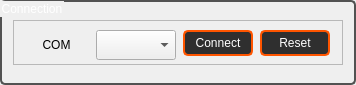
            <widget class="QGroupBox" name="groupBox">
             <property name="maximumSize">
              <size>
               <width>1000</width>
               <height>85</height>
              </size>
             </property>
             <property name="styleSheet">
              <string notr="true">QGroupBox  {
	color: white;
	border-style: solid;	
	border-width:2px; 
	border-color:	rgb(82,82,82);
	border-radius:5px;
}
</string>
             </property>
             <property name="title">
              <string>Connection</string>
             </property>
             <layout class="QHBoxLayout" name="horizontalLayout">
              <item>
               <widget class="QFrame" name="frame_5">
                <property name="minimumSize">
                 <size>
                  <width>330</width>
                  <height>45</height>
                 </size>
                </property>
                <property name="maximumSize">
                 <size>
                  <width>380</width>
                  <height>45</height>
                 </size>
                </property>
                <property name="frameShape">
                 <enum>QFrame::StyledPanel</enum>
                </property>
                <property name="frameShadow">
                 <enum>QFrame::Raised</enum>
                </property>
                <layout class="QHBoxLayout" name="horizontalLayout_3">
                 <item alignment="Qt::AlignVCenter">
                  <widget class="QLabel" name="l16">
                   <property name="minimumSize">
                    <size>
                     <width>65</width>
                     <height>30</height>
                    </size>
                   </property>
                   <property name="maximumSize">
                    <size>
                     <width>65</width>
                     <height>30</height>
                    </size>
                   </property>
                   <property name="font">
                    <font>
                     <pointsize>9</pointsize>
                     <weight>50</weight>
                     <bold>false</bold>
                    </font>
                   </property>
                   <property name="text">
                    <string>COM</string>
                   </property>
                   <property name="alignment">
                    <set>Qt::AlignCenter</set>
                   </property>
                  </widget>
                 </item>
                 <item alignment="Qt::AlignVCenter">
                  <widget class="QComboBox" name="comboBox">
                   <property name="minimumSize">
                    <size>
                     <width>80</width>
                     <height>30</height>
                    </size>
                   </property>
                   <property name="maximumSize">
                    <size>
                     <width>80</width>
                     <height>30</height>
                    </size>
                   </property>
                  </widget>
                 </item>
                 <item alignment="Qt::AlignVCenter">
                  <widget class="QPushButton" name="p1">
                   <property name="enabled">
                    <bool>true</bool>
                   </property>
                   <property name="minimumSize">
                    <size>
                     <width>70</width>
                     <height>26</height>
                    </size>
                   </property>
                   <property name="maximumSize">
                    <size>
                     <width>70</width>
                     <height>26</height>
                    </size>
                   </property>
                   <property name="sizeIncrement">
                    <size>
                     <width>0</width>
                     <height>0</height>
                    </size>
                   </property>
                   <property name="baseSize">
                    <size>
                     <width>0</width>
                     <height>0</height>
                    </size>
                   </property>
                   <property name="font">
                    <font>
                     <pointsize>9</pointsize>
                    </font>
                   </property>
                   <property name="focusPolicy">
                    <enum>Qt::StrongFocus</enum>
                   </property>
                   <property name="styleSheet">
                    <string notr="true">QPushButton {
background-color:rgb(47, 47, 47);
color: rgb(255, 255, 255);
border-style: solid;
border-radius:5px;
border-width:2px; 
border-color:rgb(255, 85, 0);
}
QPushButton:hover {
border-width:3px; 
border-color:rgb(255, 115, 30);
}
QPushButton:pressed {
background-color:rgb(255, 115, 30);
border-color: rgb(255, 195, 110);
border-width: 4px;     
}
QPushButton:disabled{
background-color: rgb(255, 149, 62);
color: rgb(83, 83, 83);
border-color:rgb(83, 83, 83);
}

</string>
                   </property>
                   <property name="text">
                    <string>Connect</string>
                   </property>
                  </widget>
                 </item>
                 <item>
                  <widget class="QPushButton" name="p2">
                   <property name="enabled">
                    <bool>true</bool>
                   </property>
                   <property name="minimumSize">
                    <size>
                     <width>70</width>
                     <height>26</height>
                    </size>
                   </property>
                   <property name="maximumSize">
                    <size>
                     <width>70</width>
                     <height>26</height>
                    </size>
                   </property>
                   <property name="font">
                    <font>
                     <pointsize>9</pointsize>
                    </font>
                   </property>
                   <property name="styleSheet">
                    <string notr="true">QPushButton {
background-color:rgb(47, 47, 47);
color: rgb(255, 255, 255);
border-style: solid;
border-radius:5px;
border-width:2px; 
border-color:rgb(255, 85, 0);
}
QPushButton:hover {
border-width:3px; 
border-color:rgb(255, 115, 30);
}
QPushButton:pressed {
background-color:rgb(255, 115, 30);
border-color: rgb(255, 195, 110);
border-width: 4px;     
}
QPushButton:disabled{
background-color: rgb(255, 149, 62);
color: rgb(83, 83, 83);
border-color:rgb(83, 83, 83);
}

</string>
                   </property>
                   <property name="text">
                    <string>Reset</string>
                   </property>
                  </widget>
                 </item>
                </layout>
               </widget>
              </item>
             </layout>
            </widget>
